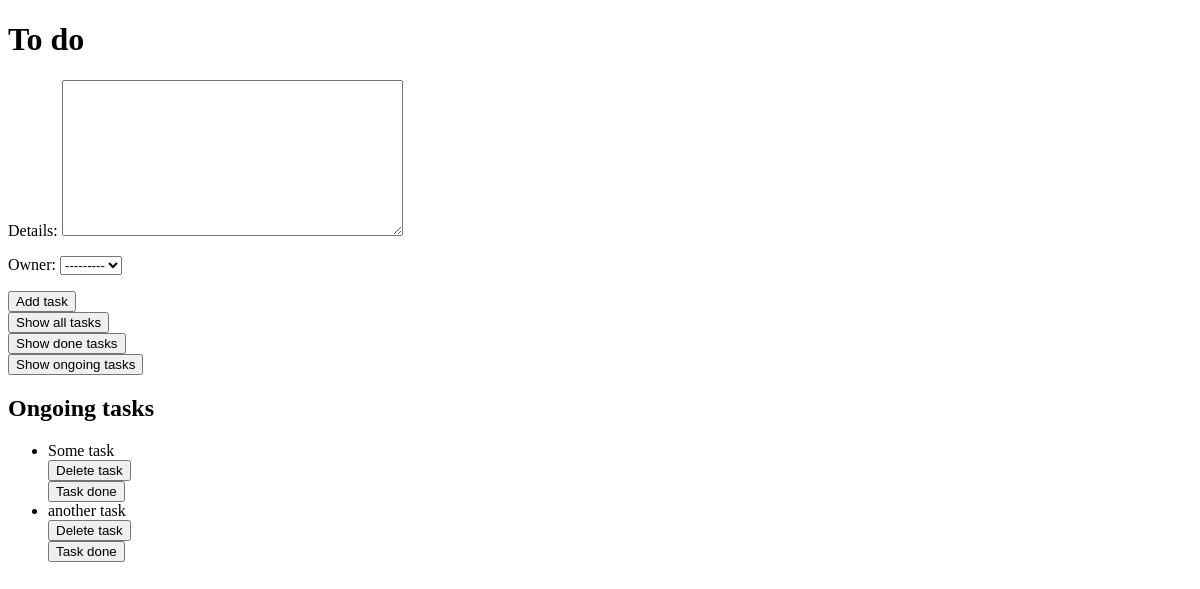
Page /todo/ on the earlier database version.
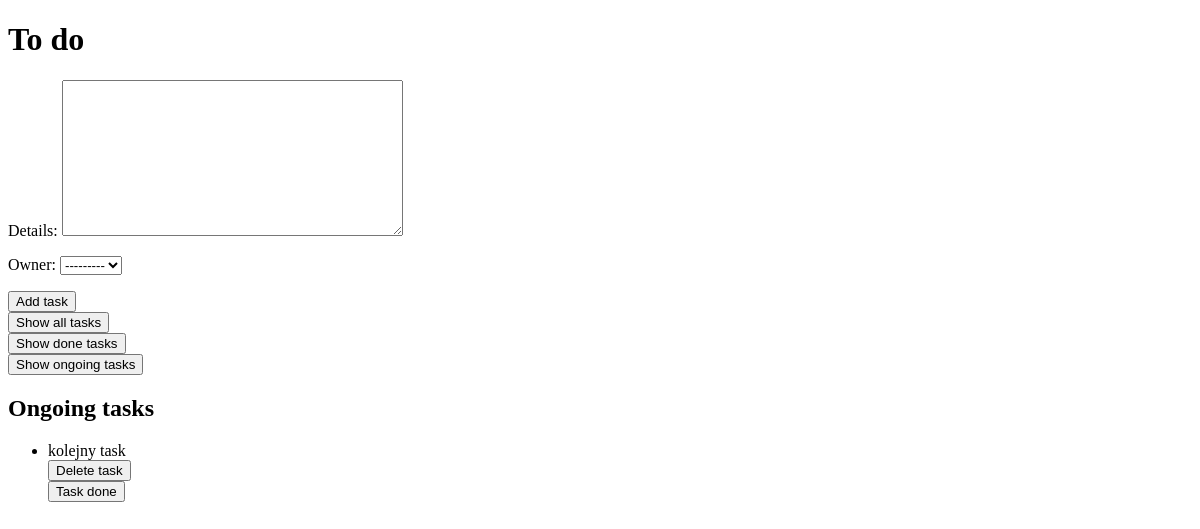
Same page on the later database version.
### todo/models.py (models this page shows)
class Task(models.Model):
    is_done = models.BooleanField(default=False)
    details = models.TextField()
    created_at = models.DateField(auto_now_add=True)
    owner = models.ForeignKey(get_user_model(), on_delete=models.DO_NOTHING)
    archive = models.BooleanField(default=False)
    def __str__(self):
        return f'{self.details}'
    class Meta:
        ordering = ["-created_at"]

### todo/views.py (the view)
# urls.py: path('', views.TaskView.as_view(), name='todo'),
class TaskView(CreateView):
    model = Task
    fields = ['details', 'owner']  # " " - with them django doesn't check automatically if exist
    template_name = 'to_do/todo.html'
    success_url = reverse_lazy('todo:todo')
    def get_context_data(self, **kwargs):
        filter_ = self.kwargs.get('filter', None)
        context = super().get_context_data(**kwargs)
        if filter_ is None or filter_ == 'ongoing':
            context['task_list'] = Task.objects.filter(is_done=False, archive=False)
        elif filter_ == 'all':
            context['task_list'] = Task.objects.filter(archive=False)
        elif filter_ == 'done':
            context['task_list'] = Task.objects.filter(is_done=True, archive=False)
        return context

### todo/templates/to_do/todo.html (shortened to what this page needs)
<!doctype html>
<html lang="en">
<head>
</head>
<body>
<h1>To do</h1>
<form action="" method="post">
    {{ form.as_p }}
    <button type="submit">Add task</button>
</form>
    <form action="{% url 'todo:filter' 'all' %}" method="get">
        <button type="submit">Show all tasks</button>
    </form>
        <form action="{% url 'todo:filter' 'done' %}" method="get">
        <button type="submit">Show done tasks</button>
    </form>
        <form action="{% url 'todo:filter' 'ongoing' %}" method="get">
        <button type="submit">Show ongoing tasks</button>
    </form>
<h2>Ongoing tasks</h2>
<ul>
    {% for task in task_list %}
    <li>
    {{ task }}
        <form action="{% url 'todo:delete' task.pk %}" method="get">
            <button type="submit">Delete task</button>
        </form>
        <form action="{% url 'todo:done' task.pk %}" method="post">
            <button type="submit" >Task done</button>
        </form>
    </li>
    {% endfor %}
</ul>
</body>
</html>

Differences in the rows shown:
no longer on this page (row edited): Task: details "Some task"
no longer on this page (row edited): Task: details "another task"
added Task: details "kolejny task"
